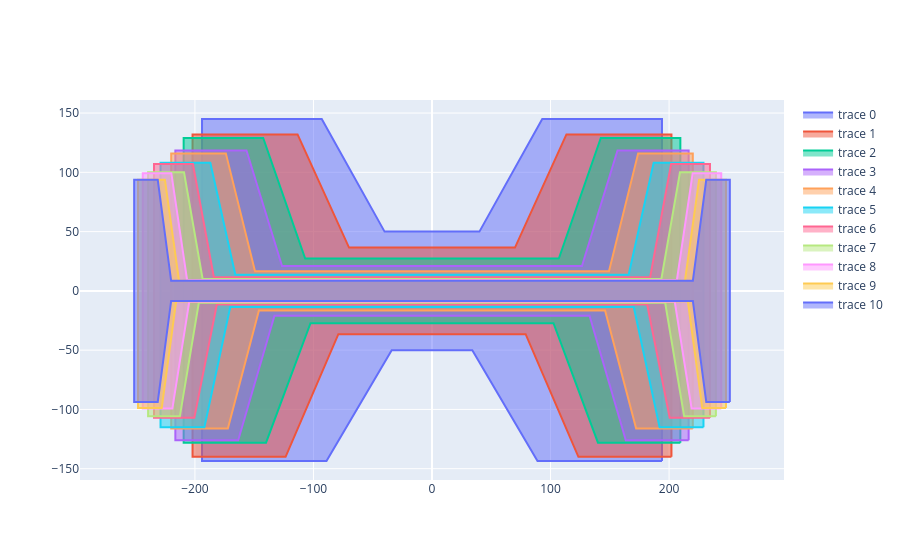

Notebook code cell kept with this figure:
### Markdown cell above
Create beam objects from the data in the table.

### Code cell
beams = [HBeam(c.w, c.s, c.au,c.al,c.bu,c.bl,c.hu,c.hl) for c in calibration.itertuples(index=False)]
plot_geoms([b.cross_section for b in beams])

### Figure 1 — Plotly figure (JSON) as saved in the notebook; plotly's stock layout.template omitted (floating-point values rounded to 4 significant figures)
{"data": [{"fill": "toself", "mode": "lines", "type": "scatter", "x": [194, 194, 93, 40, -40, -93, -194, -194, -89, -34, 34, 89, 194, null], "y": [-143.5, 145, 145, 50, 50, 145, 145, -143.5, -143.5, -50, -50, -143.5, -143.5, null]}, {"fill": "toself", "mode": "lines", "type": "scatter", "x": [202, 202, 113.4, 70, -70, -113.4, -202, -202, -123.5, -79, 79, 123.5, 202, null], "y": [-140, 132, 132, 36.5, 36.5, 132, 132, -140, -140, -36.5, -36.5, -140, -140, null]}, {"fill": "toself", "mode": "lines", "type": "scatter", "x": [209.5, 209.5, 142.4, 107, -107, -142.4, -209.5, -209.5, -140, -102.5, 102.5, 140, 209.5, null], "y": [-128, 129, 129, 27.25, 27.25, 129, 129, -128, -128, -27.25, -27.25, -128, -128, null]}, {"fill": "toself", "mode": "lines", "type": "scatter", "x": [216.5, 216.5, 156.5, 126.5, -126.5, -156.5, -216.5, -216.5, -163.5, -132.9, 132.9, 163.5, 216.5, null], "y": [-126, 118.5, 118.5, 21, 21, 118.5, 118.5, -126, -126, -21, -21, -126, -126, null]}, {"fill": "toself", "mode": "lines", "type": "scatter", "x": [220, 220, 173.9, 149.3, -149.3, -173.9, -220, -220, -172.2, -146, 146, 172.2, 220, null], "y": [-116, 116, 116, 16.6, 16.6, 116, 116, -116, -116, -16.6, -16.6, -116, -116, null]}, {"fill": "toself", "mode": "lines", "type": "scatter", "x": [229, 229, 187, 165.9, -165.9, -187, -229, -229, -192, -170.2, 170.2, 192, 229, null], "y": [-115, 108, 108, 13.6, 13.6, 108, 108, -115, -115, -13.6, -13.6, -115, -115, null]}, {"fill": "toself", "mode": "lines", "type": "scatter", "x": [234.5, 234.5, 201.7, 184, -184, -201.7, -234.5, -234.5, -200.5, -181.5, 181.5, 200.5, 234.5, null], "y": [-107, 107, 107, 11.5, 11.5, 107, 107, -107, -107, -11.5, -11.5, -107, -107, null]}, {"fill": "toself", "mode": "lines", "type": "scatter", "x": [239.5, 239.5, 209.2, 193.5, -193.5, -209.2, -239.5, -239.5, -212.7, -196.7, 196.7, 212.7, 239.5, null], "y": [-105.8, 100, 100, 10.1, 10.1, 100, 100, -105.8, -105.8, -10.1, -10.1, -105.8, -105.8, null]}, {"fill": "toself", "mode": "lines", "type": "scatter", "x": [244, 244, 219.9, 206.6, -206.6, -219.9, -244, -244, -219, -204.8, 204.8, 219, 244, null], "y": [-99.2, 99.3, 99.3, 9.2, 9.2, 99.3, 99.3, -99.2, -99.2, -9.2, -9.2, -99.2, -99.2, null]}, {"fill": "toself", "mode": "lines", "type": "scatter", "x": [248, 248, 225.3, 213.4, -213.4, -225.3, -248, -248, -228, -215.8, 215.8, 228, 248, null], "y": [-98.8, 93.7, 93.7, 8.65, 8.65, 93.7, 93.7, -98.8, -98.8, -8.65, -8.65, -98.8, -98.8, null]}, {"fill": "toself", "mode": "lines", "type": "scatter", "x": [251.2, 251.2, 231.3, 220.1, -220.1, -231.3, -251.2, -251.2, -231.3, -220.1, 220.1, 231.3, 251.2, null], "y": [-93.7, 93.7, 93.7, 8.5, 8.5, 93.7, 93.7, -93.7, -93.7, -8.5, -8.5, -93.7, -93.7, null]}], "layout": {"autosize": true, "xaxis": {"autorange": true, "domain": [0, 1], "range": [-2618.0, 2618.0], "type": "linear"}, "yaxis": {"autorange": true, "domain": [0, 1], "range": [-159.5, 161.0], "scaleanchor": "x", "scaleratio": 1, "type": "linear"}}}
